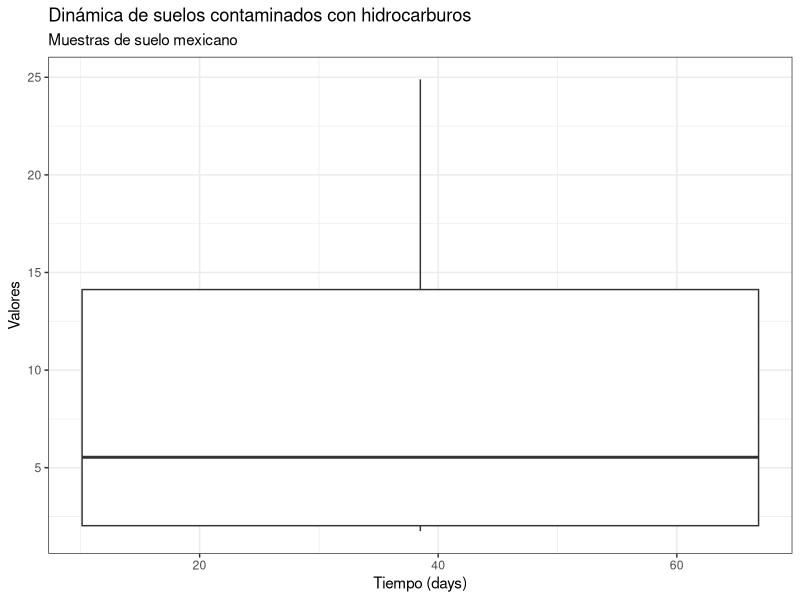

The R script that drew this image: (Note: this script raises an error after producing the figure.)
## trabajando con el código base de ggplot2
base::library(tidyverse)
setwd("/Users/mariohg/Documents/GitHub/Taller_Intro_R_CICESE-2023") # defino mi dir


# 1. Leyendo mi base de datos: fisicoquimicos

        mar_db <- utils::read.delim(file = 'data/fisicoquimicos.csv')
        head(mar_db)
        tail(mar_db)
        str(mar_db)
        summary(mar_db)
        
        base::table(mar_db$Tratamiento)
        base::table(mar_db$variable_de_respuesta)
                
# haciendo mi primer gráfico:
                head(mar_db)
                
                miboxplot <- ggplot2::ggplot(data = mar_db) +
                        theme_bw() +
                        geom_boxplot(mapping = aes(x = days, y = valor)) +
                        labs (x = "Tiempo (days)", y = "Valores",
                              title = "Dinámica de suelos contaminados con hidrocarburos",
                              subtitle = "Muestras de suelo mexicano")
                
                head(mar_db)
                table(mar_db$Tratamiento)
                summary(db_pH)

                # este gráfico es con filtro positivo de datos                
                mar_db %>% # aquí leo mi base de datos y uno then para poder concatenar ordenes
                        dplyr::filter(variable_de_respuesta == "pH") %>% # aquí filtro datos de pH (únicamente)
                        ggplot() + #aquí abro la funcio de ggplot para iniciar las capas del gráfico
                        theme_bw() + # este es el tema simple de ggplot, hay otros, checar y jugar con ellos
                        geom_boxplot(mapping = aes(x=days, y=valor, color=Tratamiento)) + # función "geom", usé boxplot
                        labs (x = "Tiempo (days)", y = "valores de pH del suelo", # aquí pongo los nombres de los ejes
                              title = "Dinámica de suelos contaminados con hidrocarburos", # este es el título del gráfico
                              subtitle = "Muestras de suelo mexicano") + # subtitulo del gráfico
                        #a partir de aquí inicia la personalización del gráfico, todo dentro de "theme(funcion1(), funcion2(), funcion3())"
                        theme(
                                axis.text = element_text(face = "bold", colour = "red", size = 20),
                              panel.grid = element_blank(),
                              #panel.border = element_blank(),
                              axis.title = element_text(face = "bold", colour = "blue", size = 20)
                              )
                
                # graficando todos con facet_grid:
                # este gráfico es con filtro positivo de datos                
                mar_db %>% # aquí leo mi base de datos y uno then para poder concatenar ordenes
                        ggplot() + #aquí abro la funcio de ggplot para iniciar las capas del gráfico
                        theme_dark() + # este es el tema simple de ggplot, hay otros, checar y jugar con ellos
                        geom_boxplot(mapping = aes(x=days, y=valor, color=Tratamiento)) + # función "geom", usé boxplot
                        labs (x = "Tiempo (days)", y = "valores de pH del suelo", # aquí pongo los nombres de los ejes
                              title = "Dinámica de suelos contaminados con hidrocarburos", # este es el título del gráfico
                              subtitle = "Muestras de suelo mexicano") + # subtitulo del gráfico
                        #a partir de aquí inicia la personalización del gráfico, todo dentro de "theme(funcion1(), funcion2(), funcion3())"
                        theme(
                                axis.text = element_text(colour = "black", size = 16),
                                panel.grid = element_blank(),
                                #panel.border = element_blank(),
                                axis.title = element_text(colour = "black", size = 16)
                        ) +
                        #facet_grid(cols = vars(variable_de_respuesta))
                        facet_grid(rows = vars(variable_de_respuesta), scales = "free_y") +
                        scale_color_manual(name = "Treatment", values = miscolores)
                
                 miscolores <- c("#F08080", "red", "#FFC0CB")
                miscolores 
                airquality <- airquality
                
                head(mar_db)
